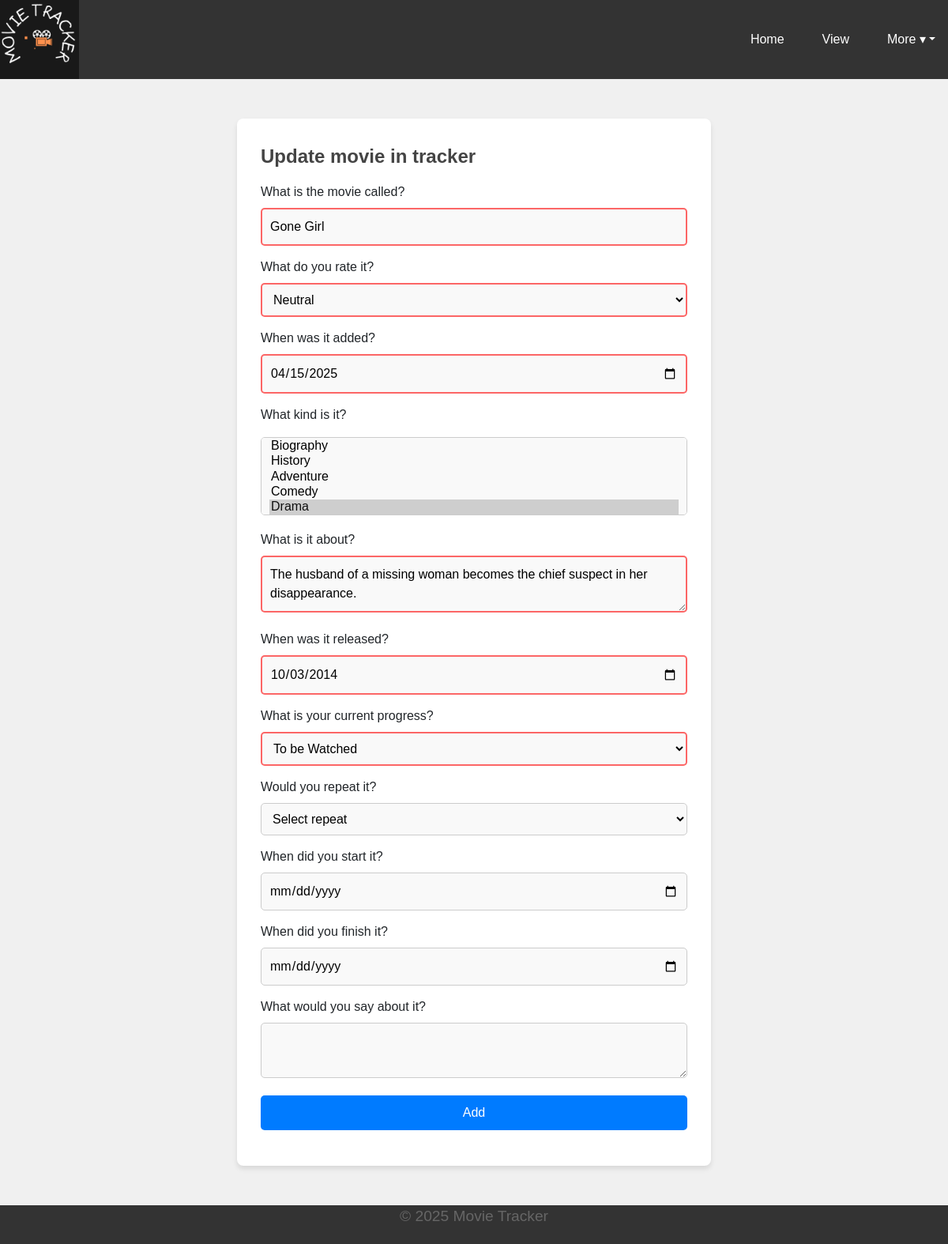
/update/1 (signed in), run on the app's committed database.
### Tracker/models.py (models this page shows, shortened)
class Movie(db.Model):
    __tablename__="movie"
    id = db.Column(db.Integer, primary_key=True, autoincrement=True)
    username = db.Column(db.String(50), db.ForeignKey('user.username', ondelete='CASCADE', onupdate='CASCADE', name='movie_owner_username'), nullable=False)
    name = db.Column(db.String(255), nullable=False)
    plot = db.Column(db.String(255))
    release = db.Column(db.DateTime)
    rate = db.Column(db.String(255))
    added = db.Column(db.DateTime, server_default=db.func.now(), nullable=False)
    genre = db.Column(db.String(255), nullable=False)
    progress = db.Column(db.String(255), nullable=False)
    repeat = db.Column(db.String(255))
    finish = db.Column(db.DateTime)
    start = db.Column(db.DateTime)
    notes = db.Column(db.String(255))
    user = db.relationship('User', back_populates='movie')

### Tracker/routes.py (the view, shortened to what this page needs)
    @app.route('/update/<int:id>', methods=['GET', 'POST'])
    @login_required
    def update(id):
        movie = Movie.query.filter_by(id=id).first_or_404()
        form = AddMovieForm(obj=movie)
        form.genre.data = [g.strip() for g in movie.genre.split(',')] if movie.genre else []
        return render_template('update.html', form=form, movie=movie)

### Tracker/forms.py
class AddMovieForm(FlaskForm):
    name = StringField("What is the movie called?", validators=[InputRequired()])
    rate = SelectField("What do you rate it?", choices=rates, validators=[InputRequired()])
    added = DateField("When was it added?", validators=[InputRequired()])
    plot = TextAreaField("What is it about?", validators=[Optional()])
    release = DateField("When was it released?", validators=[Optional()])
    genre = SelectMultipleField("What kind is it?", choices=kind, validators=[InputRequired()])
    progress = SelectField("What is your current progress?", choices=where, validators=[InputRequired()])
    repeat = SelectField("Would you repeat it?", choices=repeats)
    start = DateField("When did you start it?", validators=[Optional()])
    finish = DateField("When did you finish it?", validators=[Optional()])
    notes = TextAreaField("What would you say about it?", validators=[Optional()])
    submit = SubmitField("Add")

### Tracker/__init__.py (called while the page is built)
def create_app():
    app = Flask(__name__)
    app.config.from_object('Tracker.config.Config')
    db.init_app(app)
    migrate.init_app(app, db)
    login_manager = LoginManager(app)
    login_manager.login_view = 'login'
    from Tracker.models import User
    from .routes import register_routes
    @login_manager.user_loader
    def load_user(username):
        return User.query.get(username)
    with app.app_context():
        db.create_all()
    register_routes(app)
    return app

### Tracker/Templates/update.html (shortened to what this page needs)
{%extends 'base-2.html'%}
{%block head%}
<link rel="stylesheet" href="{{url_for('static', filename='CSS/add.css')}}">
{%endblock%}
{%block content%}
<section>
    <div class="form">
        <form action="{{ url_for('update', id=movie.id) }}" method="POST" novalidate>
            <fieldset>
                <legend>Update movie in tracker</legend>
                <div class="form-group">
                    {{form.name.label}}
                    {{form.name(class="input-field")}}
                </div>
                <div class="form-group">
                    {{ form.rate.label }}
                    {{ form.rate(class="input-field") }}
                </div>
                <div class="form-group">
                    {{ form.added.label }}
                    {{ form.added(class="input-field") }}
                </div>
                <div class="form-group">
                    <label for="genre">{{ form.genre.label }}</label>
                    <select name="{{ form.genre.name }}" multiple class="input-field">
                        {% for value, label in form.genre.choices %}
                            <option value="{{ value }}" {% if value in form.genre.data %}selected{% endif %}>
                                {{ label }}
                            </option>
                        {% endfor %}
                    </select>
                </div>
                <div class="form-group">
                    {{ form.plot.label }}
                    {{ form.plot(class="input-field", required=True) }}
                </div>
                <div class="form-group">
                    {{ form.release.label }}
                    {{ form.release(class="input-field", required=True) }}
                </div>
                <div class="form-group">
                    {{ form.progress.label }}
                    {{ form.progress(class="input-field") }}
                </div>
                <div class="form-group">
                    {{ form.repeat.label }}
                    {{ form.repeat(class="input-field") }}
                </div>
                <div class="form-group">
                    {{ form.start.label }}
                    {{ form.start(class="input-field") }}
                </div>
                <div class="form-group">
                    {{ form.finish.label }}
                    {{ form.finish(class="input-field") }}
                </div>
                <div class="form-group">
                    {{ form.notes.label }}
                    {{ form.notes(class="input-field") }}
                </div>
                <div class="form-group">
                    {{ form.submit(class="submit-btn") }}
                </div>
            </fieldset>
        </form>
    </div>
</section>
{%endblock%}

### Tracker/Static/CSS/base-2.css (style rules this page uses)
body { background-color: #f0f0f0; font-family: 'Comic Sans MS', cursive, sans-serif; margin: 0; padding: 0; min-height: 100vh; display: flex; flex-direction: column; }

### Tracker/Static/CSS/add.css (style rules this page uses)
section { max-width: 600px; margin: 50px auto; padding: 20px; background-color: #ffffff; border-radius: 8px; box-shadow: 0 4px 6px rgba(0, 0, 0, 0.1); }
.form { padding: 10px; }
legend { font-size: 1.5rem; font-weight: bold; margin-bottom: 15px; color: #444; }
.form-group { margin-bottom: 15px; }
.input-field { width: 100%; padding: 10px; font-size: 1rem; border: 1px solid #ccc; border-radius: 5px; background-color: #f9f9f9; }
.submit-btn { width: 100%; padding: 10px; font-size: 1rem; color: #fff; background-color: #007bff; border: none; border-radius: 5px; cursor: pointer; transition: background-color 0.3s ease; }
.input-field:required { border: 2px solid rgba(255, 0, 0, 0.588); }

### data on the page
Movie: name "Gone Girl", rate "Neutral", added "04/15/2025", plot "The husband of a missing woman becomes the chief suspect in her disappearance.", release "10/03/2014", progress "To be Watched", repeat "Select repeat"

### other printed values
form field genre "Biography / History / Adventure / Comedy / Drama ☑"
